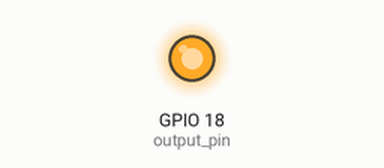
Bench run of a program on a simulated Jetson Nano (BCM pin numbers). Parts: output pins drawn as LEDs (lit = HIGH). What the program prints to the terminal is not drawn.

Above: at 2.0 s.
Timing chart, 0 to 5.2 s (numbered marks = the images above):
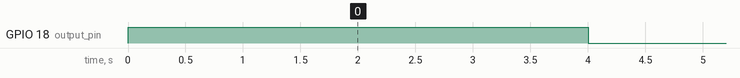

Measured:
- by itself, GPIO 18 (output_pin): alternates HIGH for 2.0 s and LOW for 2.0 s

The program:

sample_out.py
```python
import Jetson.GPIO as GPIO
import time

# Pin Definitions
output_pin = 18  # BOARD pin 12, BCM pin 18


def main():
    # Pin Setup:
    # Board pin-numbering scheme
    GPIO.setmode(GPIO.BCM)
    # set pin as an output pin with optional initial state of HIGH
    GPIO.setup(output_pin, GPIO.OUT, initial=GPIO.HIGH)

    print("Starting demo now! Press CTRL+C to exit")
    curr_value = GPIO.HIGH
    try:
        while True:
            time.sleep(2)
            # Toggle the output every second
            print("Outputting {} to pin {}".format(curr_value, output_pin))
            GPIO.output(output_pin, curr_value)
            curr_value ^= GPIO.HIGH
    finally:
        GPIO.cleanup()


if __name__ == '__main__':
    main()
```
